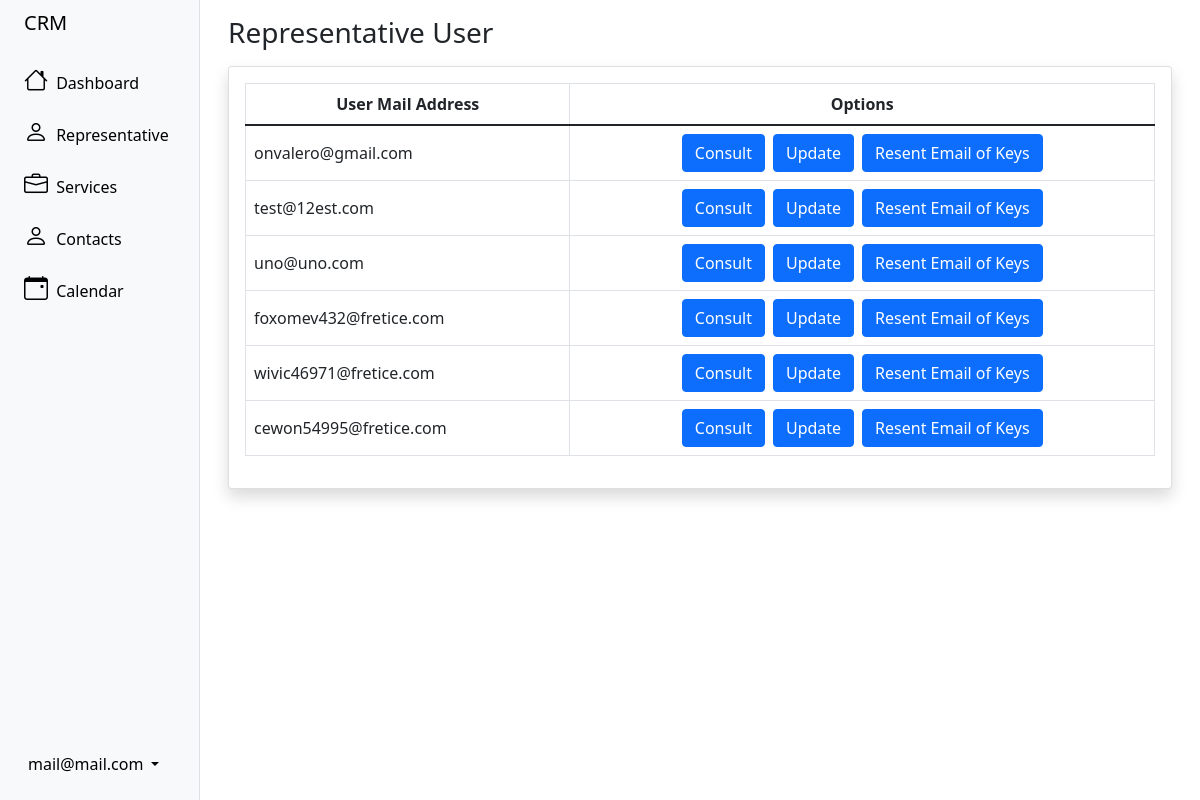
Screenshot of /user/representatives/ (signed in) with the database file from the repository.
### user/models.py (models this page shows, shortened)
class crmUser(AbstractBaseUser):
	status = models.BooleanField('Status', default=True)
	admin_user = models.BooleanField('Admin', default=False)
	name = models.CharField('Name', max_length=100)
	last_name = models.CharField('Last name', max_length=100)
	user_email = models.EmailField('User email', unique=True, max_length=255)
	personal_email = models.EmailField('Personal email', unique=True, max_length=255, blank=True, null=True)
	dni = models.IntegerField('DNI', unique=True, blank=True, null=True)
	address = models.TextField('Address', blank=True, null=True)
	phone_number = models.IntegerField('Phone number', blank=True, null=True)
	country = CountryField('Country', blank=True, null=True)
	objects = crmUserManager()
	USERNAME_FIELD = 'user_email'
	REQUIRED_FIELDS = ['name', 'last_name']
	@property
	def is_staff(self):
		return self.admin_user

### user/views.py (the view)
# urls.py: path('representatives/', representatives, name='representatives'),
@login_required
def representatives(request):
	if request.user.is_staff:
		context = crmUser.objects.filter(status=True, admin_user=False)
		return render(request, 'representatives/representatives.html', {'context': context})
	else:
		messages.error(request, 'You do not have permission to enter')
		return redirect('dashboard')

### templates/representatives/representatives.html (shortened to what this page needs)
{% extends 'sidebar.html' %}
{% block content %}
<div class="container-fluid px-3 mt-3">
    <h1 class="h3 mb-3 text-gray-800">Representative User</h1>
    <div class="card shadow mb-4">
        <div class="card-body">
            <div class="table-responsive">
                <table class="table table-bordered" id="dataTable" width="100%" cellspacing="0">
                    <thead>
                        <tr>
                            <th>
                                <div class="d-flex justify-content-center align-items-center">
                                    User Mail Address
                                </div>
                            </th>
                            <th>
                                <div class="d-flex justify-content-center align-items-center">
                                    Options
                                </div>
                            </th>
                        </tr>
                    </thead>
                    <tbody>
                        {% if context %}
                        {% for row in context %}
                        <tr>
                            <td class="align-middle">{{row.user_email}}</td>
                            <td>
                                <div class="d-flex justify-content-center align-middle gap-2">
                                    <a href="{% url 'viewRepresentative' row.id %}" class="btn btn-primary">
                                        Consult
                                    </a>
                                    <a href="{% url 'updateRepresentative' row.id %}" class="btn btn-primary">
                                        Update
                                    </a>
                                    <a href="{% url 'resend' row.id %}" class="btn btn-primary">
                                        Resent Email of Keys
                                    </a>
                                </div>
                            </td>
                        </tr>
                        {% endfor %}
                        {% endif %}
                    </tbody>
                </table>
            </div>
        </div>
    </div>
</div>
{% endblock content %}

### templates/sidebar.html (shortened to what this page needs)
<!DOCTYPE html>
<html lang="en">
<head>
    <link href="https://cdn.jsdelivr.net/npm/bootstrap@5.1.3/dist/css/bootstrap.min.css" rel="stylesheet">
    <link rel="stylesheet" href="https://cdn.jsdelivr.net/npm/bootstrap-icons@1.6.1/font/bootstrap-icons.css">
</head>
<body>
    <div class="container-fluid overflow-hidden">
        <div class="row flex-nowrap vh-100 overflow-auto">
            <div class="col-auto col-md-3 col-xl-2 px-sm-2 px-0 bg-light border-end sticky-top">
                <div class="d-flex flex-column align-items-center align-items-sm-start px-3 pt-2 text-black min-vh-100 ">
                    <a href="{% url 'dashboard' %}" class="d-flex align-items-center pb-3 mb-md-0 me-md-auto text-black text-decoration-none">
                        <span class="fs-5 d-none d-sm-inline">CRM</span>
                    </a>
                    <ul class="nav nav-pills flex-column mb-sm-auto mb-0 align-items-center align-items-sm-start" id="menu">
                        <li class="nav-item">
                            <a href="{% url 'dashboard' %}" class="nav-link align-middle text-black px-0">
                                <i class="fs-4 bi-house"></i> <span class="ms-1 d-none d-sm-inline">Dashboard</span>
                            </a>
                        </li>
                        {% if request.user.is_staff %}
                        <li>
                            <a href="#submenu1" data-bs-toggle="collapse" class="text-black nav-link px-0 align-middle ">
                                <i class="fs-4 bi-person"></i> <span class="ms-1 d-none d-sm-inline">Representative</span></a>
                        </li>
                        {% endif %}
                        <li>
                            <a href="#submenu2" data-bs-toggle="collapse" class="text-black nav-link px-0 align-middle ">
                                <i class="fs-4 bi-briefcase"></i> <span class="ms-1 d-none d-sm-inline">Services</span></a>
                        </li>
                        <li>
                            <a href="#submenu4" data-bs-toggle="collapse" class="text-black nav-link px-0 align-middle ">
                                <i class="fs-4 bi-person"></i> <span class="ms-1 d-none d-sm-inline">Contacts</span></a>
                        </li>
                        <li>
                            <a href="#submenu5" data-bs-toggle="collapse" class="text-black nav-link px-0 align-middle ">
                                <i class="fs-4 bi-calendar-event"></i> <span class="ms-1 d-none d-sm-inline">Calendar</span></a>
                        </li>
                    </ul>
                    <div class="dropdown pb-4">
                        <a href="#" class="d-flex align-items-center text-black text-decoration-none dropdown-toggle" id="dropdownUser1" data-bs-toggle="dropdown" aria-expanded="false">
                            <span class="d-none d-sm-inline mx-1">{{user.user_email}}</span>
                        </a>
                    </div>
                </div>
            </div>
            <div class="col">
                {% block content %} {% endblock content %}
            </div>
        </div>
    </div>
</body>
</html>

### rows the page displays
crmUser: user_email "mail@mail.com"
crmUser: user_email "onvalero@gmail.com"
crmUser: user_email "test@12est.com"
crmUser: user_email "uno@uno.com"
crmUser: user_email "foxomev432@fretice.com"
crmUser: user_email "wivic46971@fretice.com"
crmUser: user_email "cewon54995@fretice.com"
